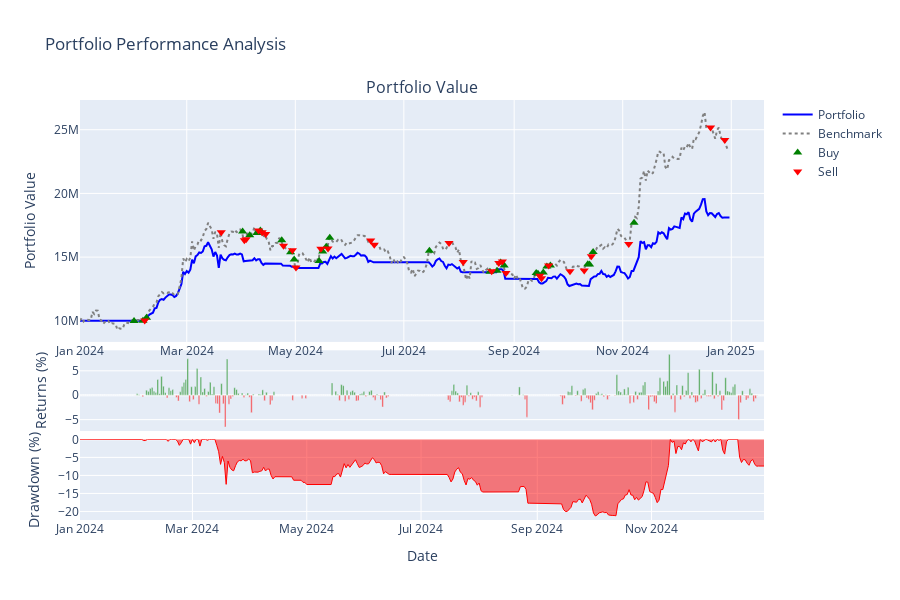
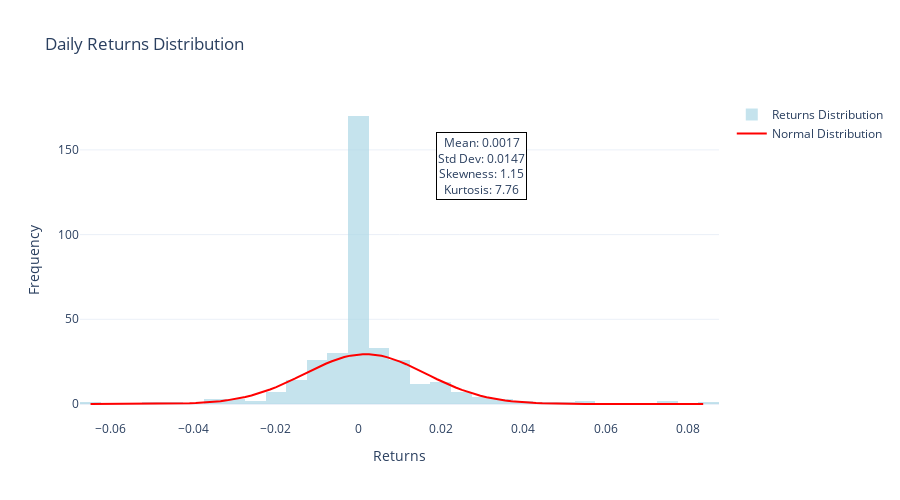
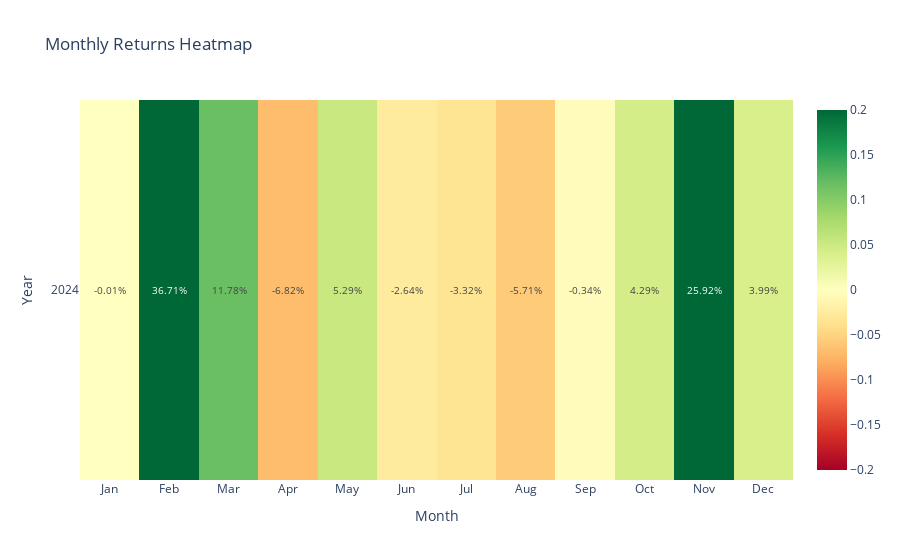

Notebook code for these charts, in order:
### Code cell
# 1. Portfolio performance chart
result.plot_portfolio_performance()

# 2. Returns distribution 
result.plot_returns_distribution(period="daily")

# 3. Monthly returns heatmap
result.plot_monthly_returns_heatmap()

# 4. Performance comparison table
result.show_performance_comparison()

### Figure 1 — Plotly figure (JSON) as saved in the notebook; plotly's stock layout.template omitted (floating-point values rounded to 4 significant figures; data arrays with more than 128 entries replaced by an {"elided": "..."} marker saying what was removed)
{"data": [{"line": {"color": "blue", "width": 2}, "name": "Portfolio", "type": "scatter", "x": {"elided": "366 str values"}, "xaxis": "x", "y": {"elided": "366 float values"}, "yaxis": "y"}, {"line": {"color": "gray", "dash": "dot", "width": 2}, "name": "Benchmark", "type": "scatter", "x": {"elided": "365 str values"}, "xaxis": "x", "y": {"elided": "365 float values"}, "yaxis": "y"}, {"marker": {"color": "green", "size": 8, "symbol": "triangle-up"}, "mode": "markers", "name": "Buy", "type": "scatter", "x": ["2024-01-31T09:00:00+09:00", "2024-02-05T09:00:00+09:00", "2024-02-07T09:00:00+09:00", "2024-04-01T09:00:00+09:00", "2024-04-05T09:00:00+09:00", "2024-04-09T09:00:00+09:00", "2024-04-11T09:00:00+09:00", "2024-04-23T09:00:00+09:00", "2024-04-28T09:00:00+09:00", "2024-04-30T09:00:00+09:00", "2024-05-14T09:00:00+09:00", "2024-05-16T09:00:00+09:00", "2024-05-18T09:00:00+09:00", "2024-05-20T09:00:00+09:00", "2024-07-15T09:00:00+09:00", "2024-08-18T09:00:00+09:00", "2024-08-22T09:00:00+09:00", "2024-08-24T09:00:00+09:00", "2024-08-26T09:00:00+09:00", "2024-09-13T09:00:00+09:00", "2024-09-14T09:00:00+09:00", "2024-09-17T09:00:00+09:00", "2024-09-19T09:00:00+09:00", "2024-09-21T09:00:00+09:00", "2024-10-12T09:00:00+09:00", "2024-10-13T09:00:00+09:00", "2024-10-15T09:00:00+09:00", "2024-11-07T09:00:00+09:00"], "xaxis": "x", "y": [9983000.0, 10010000.0, 10240000.0, 17010000.0, 16720000.0, 16890000.0, 17090000.0, 16320000.0, 15390000.0, 14810000.0, 14700000.0, 15430000.0, 15820000.0, 16530000.0, 15490000.0, 13850000.0, 13940000.0, 14580000.0, 14350000.0, 13750000.0, 13690000.0, 13790000.0, 14260000.0, 14350000.0, 14440000.0, 14410000.0, 15400000.0, 17690000.0], "yaxis": "y"}, {"marker": {"color": "red", "size": 8, "symbol": "triangle-down"}, "mode": "markers", "name": "Sell", "type": "scatter", "x": ["2024-02-06T09:00:00+09:00", "2024-03-20T09:00:00+09:00", "2024-04-02T09:00:00+09:00", "2024-04-03T09:00:00+09:00", "2024-04-10T09:00:00+09:00", "2024-04-12T09:00:00+09:00", "2024-04-14T09:00:00+09:00", "2024-04-24T09:00:00+09:00", "2024-04-29T09:00:00+09:00", "2024-05-01T09:00:00+09:00", "2024-05-15T09:00:00+09:00", "2024-05-19T09:00:00+09:00", "2024-06-12T09:00:00+09:00", "2024-06-14T09:00:00+09:00", "2024-07-26T09:00:00+09:00", "2024-08-03T09:00:00+09:00", "2024-08-19T09:00:00+09:00", "2024-08-23T09:00:00+09:00", "2024-08-25T09:00:00+09:00", "2024-08-27T09:00:00+09:00", "2024-09-15T09:00:00+09:00", "2024-09-16T09:00:00+09:00", "2024-09-20T09:00:00+09:00", "2024-10-02T09:00:00+09:00", "2024-10-10T09:00:00+09:00", "2024-10-14T09:00:00+09:00", "2024-11-04T09:00:00+09:00", "2024-12-20T09:00:00+09:00", "2024-12-28T09:00:00+09:00"], "xaxis": "x", "y": [10030000.0, 16950000.0, 16320000.0, 16400000.0, 17100000.0, 16960000.0, 16810000.0, 15900000.0, 15530000.0, 14190000.0, 15650000.0, 15670000.0, 16300000.0, 15970000.0, 16100000.0, 14610000.0, 13880000.0, 14550000.0, 14660000.0, 13760000.0, 13540000.0, 13340000.0, 14340000.0, 13890000.0, 13960000.0, 15060000.0, 16020000.0, 25180000.0, 24180000.0], "yaxis": "y"}, {"marker": {"color": {"elided": "365 str values"}}, "name": "Daily Returns", "opacity": 0.7, "showlegend": false, "type": "bar", "x": {"elided": "365 str values"}, "xaxis": "x2", "y": {"elided": "365 float values"}, "yaxis": "y2"}, {"fill": "tozeroy", "line": {"color": "red", "width": 1}, "name": "Drawdown", "showlegend": false, "type": "scatter", "x": {"elided": "366 str values"}, "xaxis": "x3", "y": {"elided": "366 float values"}, "yaxis": "y3"}], "layout": {"annotations": [{"font": {"size": 16}, "showarrow": false, "text": "Portfolio Value", "x": 0.5, "xanchor": "center", "xref": "paper", "y": 1, "yanchor": "bottom", "yref": "paper"}], "height": 600, "hovermode": "x unified", "showlegend": true, "title": {"text": "Portfolio Performance Analysis"}, "xaxis": {"anchor": "y", "domain": [0, 1]}, "xaxis2": {"anchor": "y2", "domain": [0, 1], "showticklabels": false}, "xaxis3": {"anchor": "y3", "domain": [0, 1], "showticklabels": true, "title": {"text": "Date"}}, "yaxis": {"anchor": "x", "domain": [0.424, 1], "title": {"text": "Portfolio Value"}}, "yaxis2": {"anchor": "x2", "domain": [0.212, 0.404], "title": {"text": "Returns (%)"}}, "yaxis3": {"anchor": "x3", "domain": [0, 0.192], "title": {"text": "Drawdown (%)"}}}}

### Figure 2 — Plotly figure (JSON) as saved in the notebook; plotly's stock layout.template omitted (floating-point values rounded to 4 significant figures; data arrays with more than 128 entries replaced by an {"elided": "..."} marker saying what was removed)
{"data": [{"marker": {"color": "lightblue"}, "name": "Returns Distribution", "nbinsx": 50, "opacity": 0.7, "type": "histogram", "x": {"elided": "365 float values"}}, {"line": {"color": "red", "width": 2}, "mode": "lines", "name": "Normal Distribution", "type": "scatter", "x": [-0.06494, -0.06344, -0.06194, -0.06044, -0.05893, -0.05743, -0.05593, -0.05443, -0.05293, -0.05143, -0.04993, -0.04843, -0.04693, -0.04542, -0.04392, -0.04242, -0.04092, -0.03942, -0.03792, -0.03642, -0.03492, -0.03342, -0.03191, -0.03041, -0.02891, -0.02741, -0.02591, -0.02441, -0.02291, -0.02141, -0.01991, -0.01841, -0.0169, -0.0154, -0.0139, -0.0124, -0.0109, -0.009399, -0.007898, -0.006397, -0.004896, -0.003395, -0.001894, -0.0003926, 0.001108, 0.00261, 0.004111, 0.005612, 0.007113, 0.008614, 0.01011, 0.01162, 0.01312, 0.01462, 0.01612, 0.01762, 0.01912, 0.02062, 0.02212, 0.02362, 0.02513, 0.02663, 0.02813, 0.02963, 0.03113, 0.03263, 0.03413, 0.03563, 0.03713, 0.03863, 0.04014, 0.04164, 0.04314, 0.04464, 0.04614, 0.04764, 0.04914, 0.05064, 0.05214, 0.05365, 0.05515, 0.05665, 0.05815, 0.05965, 0.06115, 0.06265, 0.06415, 0.06565, 0.06716, 0.06866, 0.07016, 0.07166, 0.07316, 0.07466, 0.07616, 0.07766, 0.07916, 0.08066, 0.08217, 0.08367], "y": [0.001011, 0.001598, 0.002498, 0.003867, 0.005923, 0.008978, 0.01347, 0.01999, 0.02937, 0.04271, 0.06145, 0.0875, 0.1233, 0.172, 0.2373, 0.3241, 0.4381, 0.586, 0.7757, 1.016, 1.318, 1.69, 2.146, 2.697, 3.354, 4.128, 5.027, 6.059, 7.227, 8.531, 9.965, 11.52, 13.18, 14.92, 16.72, 18.54, 20.35, 22.1, 23.75, 25.26, 26.59, 27.69, 28.55, 29.12, 29.4, 29.38, 29.05, 28.43, 27.53, 26.38, 25.02, 23.48, 21.81, 20.05, 18.24, 16.42, 14.63, 12.9, 11.26, 9.719, 8.305, 7.024, 5.879, 4.869, 3.991, 3.237, 2.599, 2.065, 1.623, 1.263, 0.9725, 0.7411, 0.5589, 0.4171, 0.308, 0.2251, 0.1629, 0.1166, 0.08258, 0.0579, 0.04017, 0.02758, 0.01874, 0.0126, 0.008386, 0.005523, 0.0036, 0.002322, 0.001482, 0.0009362, 0.0005852, 0.0003621, 0.0002217, 0.0001343, 8.054e-05, 4.779e-05, 2.807e-05, 1.631e-05, 9.381e-06, 5.34e-06]}], "layout": {"annotations": [{"bgcolor": "white", "bordercolor": "black", "borderwidth": 1, "showarrow": false, "text": "Mean: 0.0017<br>Std Dev: 0.0147<br>Skewness: 1.15<br>Kurtosis: 7.76", "x": 0.7, "xref": "paper", "y": 0.9, "yref": "paper"}], "height": 500, "title": {"text": "Daily Returns Distribution"}, "xaxis": {"title": {"text": "Returns"}}, "yaxis": {"title": {"text": "Frequency"}}}}

### Figure 3 — Plotly figure (JSON) as saved in the notebook; plotly's stock layout.template omitted (floating-point values rounded to 4 significant figures)
{"data": [{"colorscale": [[0, "rgb(165,0,38)"], [0.1, "rgb(215,48,39)"], [0.2, "rgb(244,109,67)"], [0.3, "rgb(253,174,97)"], [0.4, "rgb(254,224,139)"], [0.5, "rgb(255,255,191)"], [0.6, "rgb(217,239,139)"], [0.7, "rgb(166,217,106)"], [0.8, "rgb(102,189,99)"], [0.9, "rgb(26,152,80)"], [1, "rgb(0,104,55)"]], "text": [[-0.01, 36.71, 11.78, -6.82, 5.29, -2.64, -3.32, -5.71, -0.34, 4.29, 25.92, 3.99]], "textfont": {"size": 10}, "texttemplate": "%{text}%", "type": "heatmap", "x": ["Jan", "Feb", "Mar", "Apr", "May", "Jun", "Jul", "Aug", "Sep", "Oct", "Nov", "Dec"], "y": ["2024"], "z": [[-0.0001405, 0.3671, 0.1178, -0.06819, 0.05293, -0.02642, -0.03315, -0.05713, -0.003405, 0.04286, 0.2592, 0.03993]], "zmax": 0.2, "zmin": -0.2}], "layout": {"title": {"text": "Monthly Returns Heatmap"}, "xaxis": {"tickmode": "array", "ticktext": ["Jan", "Feb", "Mar", "Apr", "May", "Jun", "Jul", "Aug", "Sep", "Oct", "Nov", "Dec"], "tickvals": [0, 1, 2, 3, 4, 5, 6, 7, 8, 9, 10, 11], "title": {"text": "Month"}}, "yaxis": {"tickmode": "array", "ticktext": ["2024"], "tickvals": [0], "title": {"text": "Year"}, "type": "category"}}}
